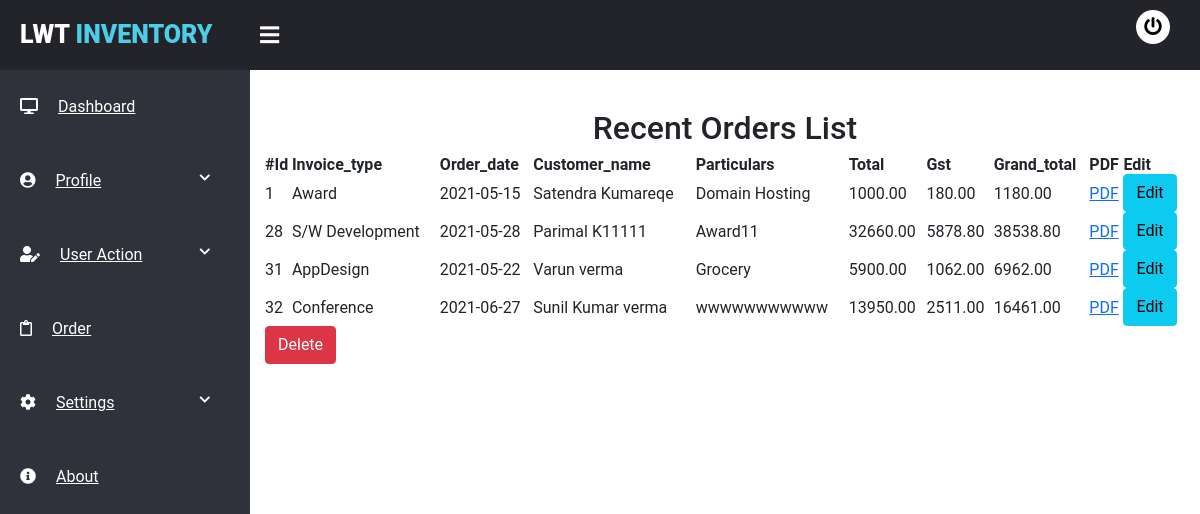
The app's page / (signed in) with its own data.
### tables this page shows
CREATE TABLE `tbl_order` (
  `invoice_id` int(11) NOT NULL,
  `invoice_type` varchar(50) NOT NULL,
  `order_date` date NOT NULL,
  `customer_name` varchar(50) NOT NULL,
  `particulars` varchar(100) NOT NULL,
  `customer_address` text NOT NULL,
  `customer_pan` varchar(12) NOT NULL,
  `customer_gst` varchar(15) NOT NULL,
  `total` decimal(10,2) NOT NULL,
  `gst` decimal(10,2) NOT NULL,
  `grand_total` decimal(10,2) NOT NULL
);

### index.php (the view, shortened to what this page needs)
<head>
    <?php include("head.php"); ?>
    <link rel="stylesheet" type="text/css" href="https://cdn.datatables.net/v/dt/dt-1.10.24/datatables.min.css" />
</head>
<?php
include("header.php");
include("sidebar.php");
?>
<div class="main-container">
    <center>
        <h2>Recent Orders List</h2>
    </center>
    <table id="Mytable" class="display" style="width:100%">
        <thead>
            <tr>
                <th>#Id</th>
                <th>Invoice_type</th>
                <th>Order_date</th>
                <th>Customer_name</th>
                <th>Particulars</th>
                <th>Total</th>
                <th>Gst</th>
                <th>Grand_total</th>
                <th>PDF</th>
                <th>Edit</th>
            </tr>
        </thead>
        <tbody>
            <?php
            include "connect.php";
            $query = "SELECT * FROM tbl_order ";
            $info = $conn->query($query);
            while ($data = $info->fetch()) {
            ?>
                <tr data-id="<?php echo $data['invoice_id']; ?>">
                    <td><?php echo $data['invoice_id'] . "<br>"; ?></td>
                    <td><?php echo $data['invoice_type'] . "<br>"; ?></td>
                    <td><?php echo $data['order_date'] . "<br>"; ?></td>
                    <td><?php echo $data['customer_name'] . "<br>"; ?></td>
                    <td><?php echo $data['particulars'] . "<br>"; ?></td>
                    <td><?php echo $data['total'] . "<br>"; ?></td>
                    <td><?php echo $data['gst'] . "<br>"; ?></td>
                    <td><?php echo $data['grand_total'] . "<br>"; ?></td>
                    <td><a target = "_blank" href="print_invoice.php?pdf=1&id=<?php echo $data['invoice_id'] ?>">PDF</a></td>
                    <td>
                        <a href="update_invoice.php?id=<?php echo $data['invoice_id']; ?>"><button name="edit" type="submit" class="btn btn-info">Edit</button></a>
                </tr>
            <?php } ?>
        </tbody>
    </table>
    <a href="delete.php?id=<?php echo $data['invoice_id']; ?>"><button id="delete" name="delete" type="submit" class="btn btn-danger">Delete</button></a></td>
</div>
<?php include("footer.php"); ?>

### head.php (shortened to what this page needs)
<link href="https://cdn.jsdelivr.net/npm/bootstrap@5.0.1/dist/css/bootstrap.min.css" rel="stylesheet">
<link rel="stylesheet" href="css/style.css">
<link rel="stylesheet" href="https://cdnjs.cloudflare.com/ajax/libs/font-awesome/5.15.3/css/all.min.css">

### header.php
<div class="wrapper">
        <div class="header">
            <div class="header-menu">
                <div class="title">LWT <span>Inventory</span></div>
                <div class="sidebar-btn">
                    <i class="fas fa-bars" aria-hidden="true"></i>
                </div>
                <ul>
                    <li><a href="logout.php"><i class="fa fa-power-off"></i></a></li>
                </ul>
            </div>
        </div>

### sidebar.php (shortened to what this page needs)
<div class="sidebar">
            <div class="sidebar-menu">
                <li class="item">
                    <a href="index.php" class="menu-btn">
                        <i class="fas fa-desktop"></i><span>Dashboard</span>
                    </a>
                </li>
                <li class="item" id="profile">
                    <a href="#profile" class="menu-btn">
                        <i class="fas fa-user-circle"></i><span>Profile<i
                                class="fas fa-chevron-down drop-down"></i></span>
                    </a>
                </li>
                <?php if(isset($_SESSION['user_type'])) {
                    if($_SESSION['user_type']== 'admin') {?>
                <li class="item" id="user">
                    <a href="#user" class="menu-btn">
                        <i class="fas fa-user-edit"></i><span>User Action<i
                                class="fas fa-chevron-down drop-down"></i></span>
                    </a>
                </li>
                <?php } } ?>
                <li class="item" id="messages">
                    <a href="order.php" class="menu-btn">
                        <i class="far fa-clipboard"></i><span>Order</span>
                    </a>
                </li>
                <li class="item" id="settings">
                    <a href="#settings" class="menu-btn">
                        <i class="fas fa-cog"></i><span>Settings<i class="fas fa-chevron-down drop-down"></i></span>
                    </a>
                </li>
                <li class="item">
                    <a href="about_us.php" class="menu-btn">
                        <i class="fas fa-info-circle"></i><span>About</span>
                    </a>
                </li>
            </div>
        </div>

### footer.php (shortened to what this page needs)
</div>

### css/style.css (style rules this page uses)
* { margin: 0; padding: 0; text-decoration: none; box-sizing: border-box; list-style: none; font-family: "Roboto", sans-serif; }
.wrapper .header { z-index: 1; background: #22242A; position: fixed; width: calc(100% - 0%); height: 70px; display: flex; top: 0; }
.wrapper .header .header-menu { width: calc(100% - 0%); height: 100%; display: flex; justify-content: space-between; align-items: center; padding: 0 20px; }
.wrapper .header .header-menu .title { color: #fff; font-size: 25px; text-transform: uppercase; font-weight: 900; }
.wrapper .header .header-menu .title span { color: #4CCEE8; }
.wrapper .header .header-menu .sidebar-btn { color: #fff; position: absolute; margin-left: 240px; font-size: 22px; font-weight: 900; cursor: pointer; transition: 0.3s; transition-property: color; }
.wrapper .header .header-menu ul { display: flex; }
.wrapper .header .header-menu ul li a { background: #fff; color: #000; display: block; margin: 0 10px; font-size: 18px; width: 34px; height: 34px; line-height: 35px; text-align: center; border-radius: 50%; transition: 0.3s; transition-property: background, color; }
.wrapper .header .header-menu ul li a i { margin-top:7px; }
.wrapper .sidebar { z-index: 1; background: #2f323a; position: fixed; top: 70px; width: 250px; height: calc(100% - 9%); transition: 0.3s; transition-property: width; overflow-y: auto; }
.wrapper .sidebar .sidebar-menu { overflow: hidden; }
.wrapper .sidebar .sidebar-menu .item { width: 250px; overflow: hidden; }
.wrapper .sidebar .sidebar-menu .item .menu-btn { display: block; color: #fff; position: relative; padding: 25px 20px; transition: 0.3s; transition-property: color; }
.wrapper .sidebar .sidebar-menu .item .menu-btn i { margin-right: 20px; }
.wrapper .sidebar .sidebar-menu .item .menu-btn .drop-down { float: right; font-size: 12px; margin-top: 3px; }
.wrapper .main-container { width: (100% - 250px); margin-top: 70px; margin-left: 250px; padding: 15px; background-size: cover; height: 100vh; transition: 0.3s; }

### records on screen
tbl_order: invoice_id "1", invoice_type "Award", order_date "2021-05-15", customer_name "Satendra Kumareqe", particulars "Domain Hosting", total "1000.00", gst "180.00", grand_total "1180.00"
tbl_order: invoice_id "28", invoice_type "S/W Development", order_date "2021-05-28", customer_name "Parimal K11111", particulars "Award11", total "32660.00", gst "5878.80", grand_total "38538.80"
tbl_order: invoice_id "31", invoice_type "AppDesign", order_date "2021-05-22", customer_name "Varun verma", particulars "Grocery", total "5900.00", gst "1062.00", grand_total "6962.00"
tbl_order: invoice_id "32", invoice_type "Conference", order_date "2021-06-27", customer_name "Sunil Kumar verma", particulars "wwwwwwwwwww", total "13950.00", gst "2511.00", grand_total "16461.00"
